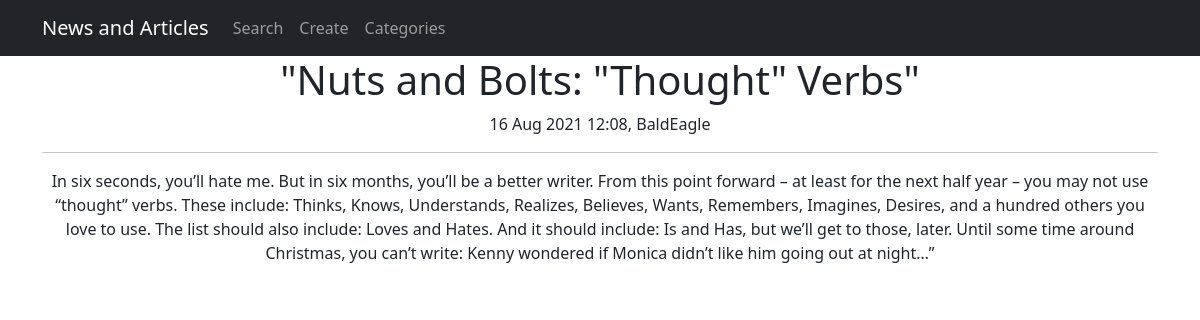
Page /3 on the committed database.
### news/models.py (models this page shows, shortened)
class Post(models.Model):
    author = models.ForeignKey(Author, on_delete=models.CASCADE)
    NEWS = 'NEW'
    ARTICLE = 'ART'
    CATEGORY_CHOICES = [(NEWS, 'NEWS'), (ARTICLE, 'ARTICLE'), ]
    categoryType = models.CharField(max_length=3, choices=CATEGORY_CHOICES, default=NEWS)
    dateCreated = models.DateTimeField(auto_now_add=True)
    postCategory = models.ManyToManyField(Category, through='PostCategory')
    title = models.CharField(max_length=128)
    text = models.TextField()
    rating = models.SmallIntegerField(default=0)

class Author(models.Model):
    authorUser = models.OneToOneField(User, on_delete=models.CASCADE)
    ratingAuthor = models.SmallIntegerField(default=0)
    first_name = User.first_name
    last_name = User.last_name
    def __str__(self):
        return f'{self.authorUser.username}'

### news/views.py (the view)
# urls.py: path('<int:pk>', PostDetailedView.as_view(), name='post'),
class PostDetailedView(DetailView):
    model = Post
    template_name = 'post.html'
    context_object_name = 'news'
    queryset = Post.objects.all()

### news/templatetags/custom_filters.py (called while the page is built)
@register.filter(name='censor')
def censor(value):
    for word in censor_list:
        value = value.replace(word, replacement_word)
    return value

### templates/post.html (shortened to what this page needs)
{% extends 'flatpages/default.html' %}
{% load custom_filters %}
{% block content %}
<h1>{{news.title|censor}}</h1>
{{news.dateCreated|date:'d M Y h:m'}}, {{news.author}}
<br>
<hr>
{{ news.text|censor }}
{% endblock content %}

### templates/flatpages/default.html (shortened to what this page needs)
{% load static %}
<!DOCTYPE html>
<html lang="en">
<head>
  <link href="{% static 'vendor/bootstrap/css/styles.css' %}" rel="stylesheet">
</head>
<body>
  <nav class="navbar navbar-expand-lg navbar-dark bg-dark static-top">
    <div class="container">
      <a class="navbar-brand" href="http://127.0.0.1:8000/news/">News and Articles</a>
      <div class="collapse navbar-collapse" id="navbarResponsive">
        <ul class="navbar-nav ml-auto">
          <li class="nav-item">
            <a class="nav-link" href="http://127.0.0.1:8000/news/search">Search</a>
          </li>
          <li class="nav-item">
            <a class="nav-link" href="http://127.0.0.1:8000/news/create">Create</a>
          </li>
          <li class="nav-item">
            <a class="nav-link" href="http://127.0.0.1:8000/news/categories">Categories</a>
          </li>
        </ul>
      </div>
    </div>
  </nav>
  <div class="container">
    <div class="row">
      <div class="col-lg-12 text-center">
       {% block content %}{% endblock content %}
      </div>
    </div>
  </div>
</body>
</html>

### rows in the picture
Post: title|censor "\"Nuts and Bolts: \"Thought\" Verbs\"", dateCreated "16 Aug 2021 12:08", author "BaldEagle", text|censor "In six seconds, you’ll hate me. But in six months, you’ll be a better writer. From this point forward – at least for the next half year – you may not use “thought” verbs. These include: Thinks, Knows, Understands, Realizes, Believes, Wants, Remembers, Imagines, Desires, and a hundred others you love to use. The list should also include: Loves and Hates. And it should include: Is and Has, but we’ll get to those, later. Until some time around Christmas, you can’t write: Kenny wondered if Monica didn’t like him going out at night…”"
